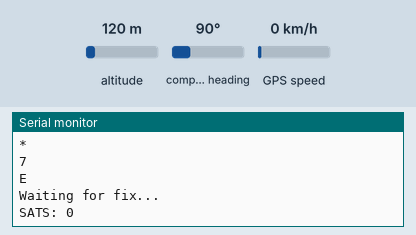
Recording of a sketch running on a simulated Arduino Uno, built with avr-gcc and run on an emulated ATmega328P. Shown: the last lines printed to the serial monitor. The inputs (shaded band) are chosen by the test bench; at power-on: altitude 120 m, compass heading 90°, GPS speed 0 km/h. The GPS gets a fix after 3 s at 37.7749, -122.4194 with 8 satellites.

Above: at 1.2 s.
1.3 s: altitude set to 20 m
At 5.2 s:
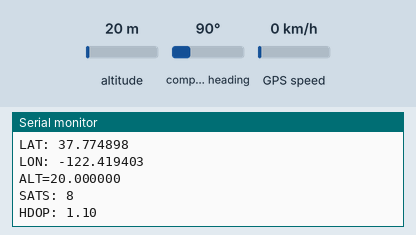
5.5 s: altitude set to 250 m
7.5 s: compass heading set to 7°
At 7.5 s:
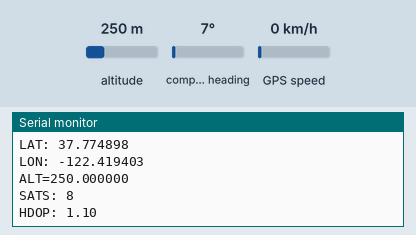
Timing chart, 0 to 10.5 s (numbered marks = the images above; inputs shaded):
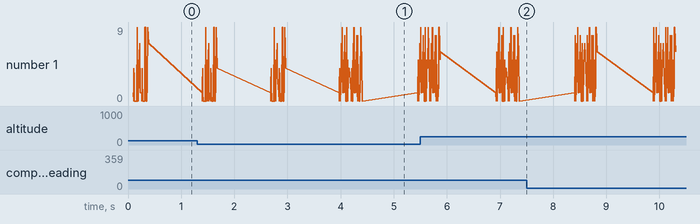

The sketch:

grovegps.ino
```cpp
#include <SoftwareSerial.h>
#include <TinyGPS++.h>

TinyGPSPlus gps;
SoftwareSerial ss(4, 3); // GPS TX → pin 4, RX ← pin 3 for arduino uno


void setup() {
  Serial.begin(9600);
  ss.begin(9600);
  // Enable RMC, GGA, GSA, GSV
  ss.print("$PGKC242,0,1,0,1,1,1,0,0,0,0,0,0,0,0,0,0,0,0,0*3F\r\n");

  Serial.println("TinyGPS++ GNSS reader");
}

void loop() {
  while (ss.available()) {
    char c = ss.read();
    Serial.write(c);
    Serial.println();
    gps.encode(c);
  }

  if (gps.location.isValid()) {
    Serial.print("LAT: "); Serial.println(gps.location.lat(), 6);
    Serial.print("LON: "); Serial.println(gps.location.lng(), 6);
    Serial.print("ALT="); Serial.println(gps.altitude.meters(), 6);
    Serial.print("SATS: "); Serial.println(gps.satellites.value());
    Serial.print("HDOP: "); Serial.println(gps.hdop.hdop());
    Serial.println();
  } else {
    Serial.println("Waiting for fix...");
    Serial.print("SATS: ");
    Serial.println(gps.satellites.value());
  }

  delay(1000);
}
```

Measured:
- after the input at 1.3 s, the serial monitor: prints a new line after 1.7 s (image 1)
